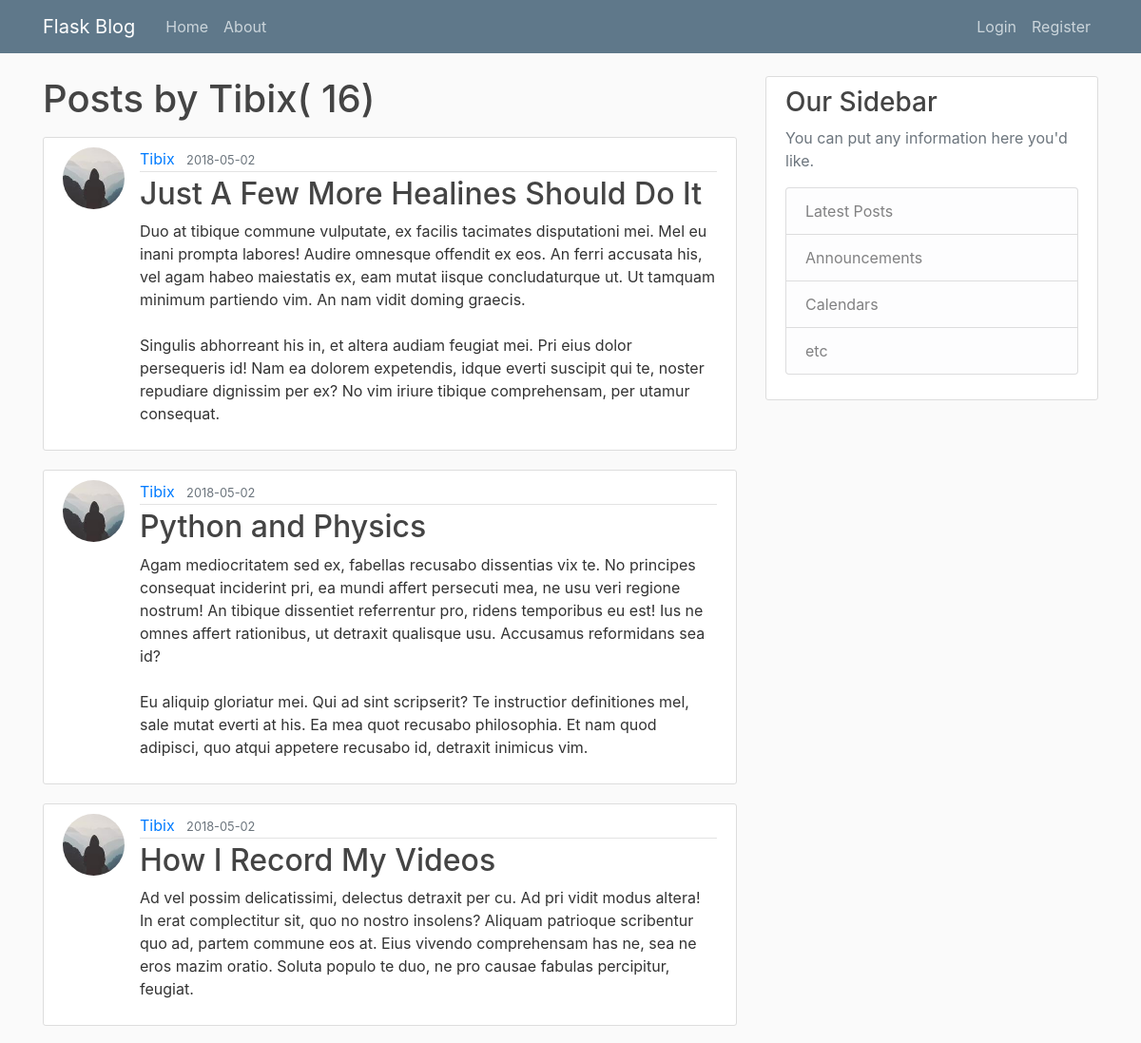
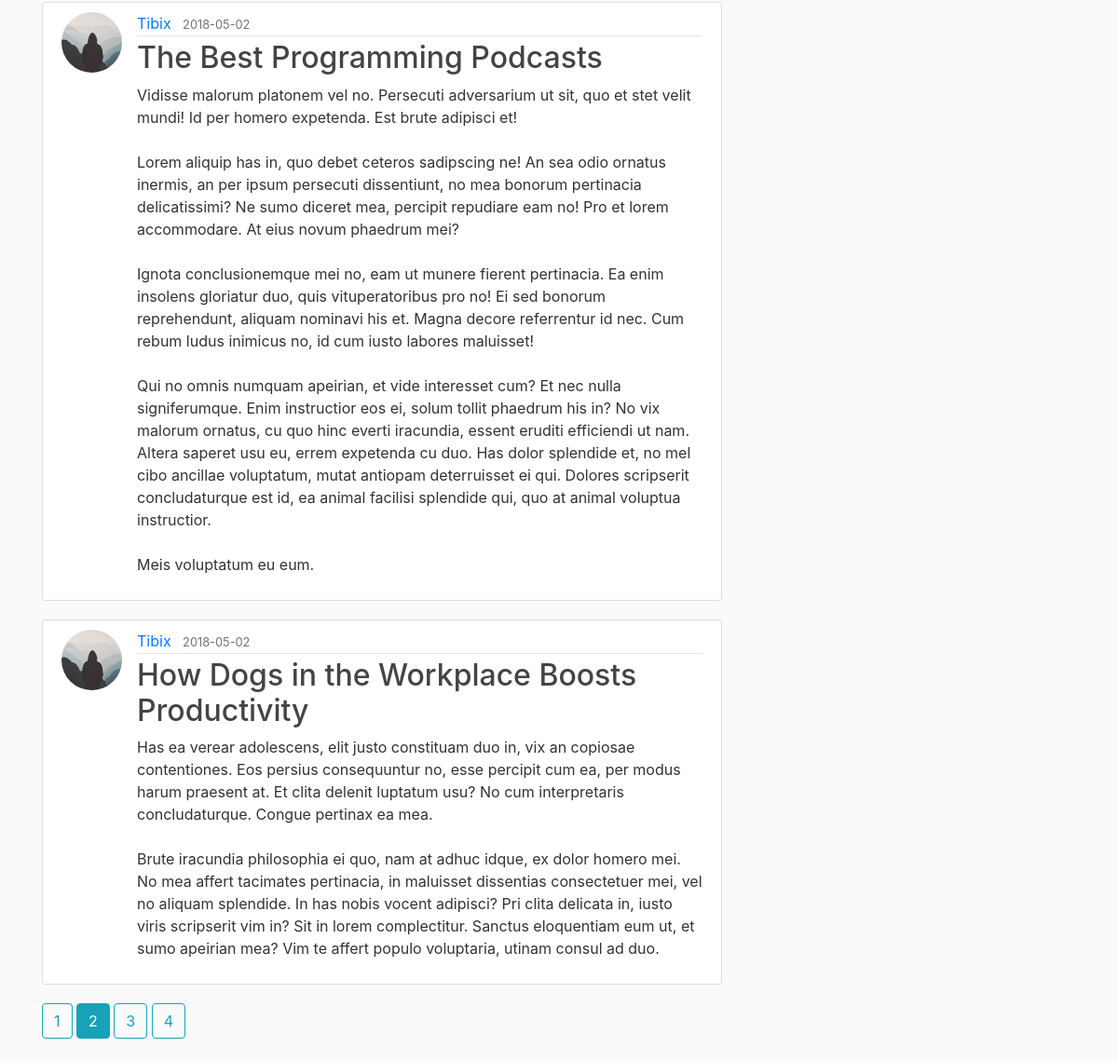
/user/Tibix?page=2, run on the app's committed database (2 pictures, top to bottom).
### flaskblog/models.py (models this page shows, shortened)
class User(db.Model, UserMixin):
    id = db.Column(db.Integer, primary_key=True)
    username = db.Column(db.String(20), unique=True, nullable=False)
    email = db.Column(db.String(120), unique=True, nullable=False)
    image_file = db.Column(db.String(20), nullable=False, default='default.jpg')
    password = db.Column(db.String(60),nullable=False)
    posts = db.relationship('Post', backref='author', lazy=True)

class Post(db.Model):
    id = db.Column(db.Integer, primary_key=True)
    title = db.Column(db.String(100), nullable=False)
    date_posted = db.Column(db.DateTime, nullable=False, default=datetime.utcnow)
    content = db.Column(db.Text, nullable=False)
    user_id = db.Column(db.Integer, db.ForeignKey('user.id'), nullable=False)

### flaskblog/routes.py (the view)
@app.route("/user/<string:username>")
def user_posts(username):
    page = request.args.get('page', 1, type=int)
    user = User.query.filter_by(username=username).first_or_404()
    posts = Post.query.filter_by(author=user)\
        .order_by(Post.date_posted.desc())\
        .paginate(page=page, per_page=5)
    return render_template('user_posts.html', posts=posts, user=user)

### flaskblog/templates/user_posts.html
{% extends "layout.html" %}
{% block content %}
    <h1 class="mb-3">Posts by {{ user.username }}( {{ posts.total }})</h1>
    {% for post in posts.items %}
        <article class="media content-section">
          <img class="rounded-circle article-img" src="{{ url_for('static', filename='profile_pics/' + post.author.image_file) }}">
          <div class="media-body">
            <div class="article-metadata">
              <a class="mr-2" href="{{ url_for('user_posts', username=post.author.username) }}">{{ post.author.username }}</a>
              <small class="text-muted">{{ post.date_posted.strftime('%Y-%m-%d') }}</small>
            </div>
            <h2><a class="article-title" href="{{ url_for('post', post_id=post.id) }}">{{ post.title }}</a></h2>
            <p class="article-content">{{ post.content }}</p>
          </div>
        </article>
    {% endfor %}
    {% for page_num in posts.iter_pages(left_edge=1, right_edge=1, left_current=1, right_current=2) %}
      {% if page_num %}
        {% if posts.page == page_num %}
          <a class="btn btn-info mb-4" href="{{ url_for('user_posts', username= user.username, page=page_num) }}">{{ page_num }}</a>
        {% else %}
          <a class="btn btn-outline-info mb-4" href="{{ url_for('user_posts', username= user.username, page=page_num) }}">{{ page_num }}</a>
        {% endif %}
      {% else %}
        ...
      {% endif %}
    {% endfor %}
{% endblock content %}

### flaskblog/static/main.css (style rules this page uses)
body { background: #fafafa; color: #333333; margin-top: 5rem; }
h1, h2, h3, h4, h5, h6 { color: #444444; }
.content-section { background: #ffffff; padding: 10px 20px; border: 1px solid #dddddd; border-radius: 3px; margin-bottom: 20px; }
.article-title { color: #444444; }
.article-content { white-space: pre-line; }
.article-img { height: 65px; width: 65px; margin-right: 16px; }
.article-metadata { padding-bottom: 1px; margin-bottom: 4px; border-bottom: 1px solid #e3e3e3 }

### data on the page
User: username "Tibix"
Post: image_file (picture), author.username "Tibix", date_posted "2018-05-02", title "Just A Few More Healines Should Do It", content "Duo at tibique commune vulputate, ex facilis tacimates disputationi mei. Mel eu inani prompta labores! Audire omnesque offendit ex eos. An ferri accusata his, vel agam habeo maiestatis ex, eam mutat iisque concludaturque ut. Ut tamquam minimum partiendo vim. An nam vidit doming graecis. Singulis abhorreant his in, et altera audiam feugiat mei. Pri eius dolor persequeris id! Nam ea dolorem expetendis, idque everti suscipit qui te, noster repudiare dignissim per ex? No vim iriure tibique comprehensam, per utamur consequat."
Post: image_file (picture), author.username "Tibix", date_posted "2018-05-02", title "Python and Physics", content "Agam mediocritatem sed ex, fabellas recusabo dissentias vix te. No principes consequat inciderint pri, ea mundi affert persecuti mea, ne usu veri regione nostrum! An tibique dissentiet referrentur pro, ridens temporibus eu est! Ius ne omnes affert rationibus, ut detraxit qualisque usu. Accusamus reformidans sea id? Eu aliquip gloriatur mei. Qui ad sint scripserit? Te instructior definitiones mel, sale mutat everti at his. Ea mea quot recusabo philosophia. Et nam quod adipisci, quo atqui appetere recusabo id, detraxit inimicus vim."
Post: image_file (picture), author.username "Tibix", date_posted "2018-05-02", title "How I Record My Videos", content "Ad vel possim delicatissimi, delectus detraxit per cu. Ad pri vidit modus altera! In erat complectitur sit, quo no nostro insolens? Aliquam patrioque scribentur quo ad, partem commune eos at. Eius vivendo comprehensam has ne, sea ne eros mazim oratio. Soluta populo te duo, ne pro causae fabulas percipitur, feugiat."
Post: image_file (picture), author.username "Tibix", date_posted "2018-05-02", title "The Best Programming Podcasts", content "Vidisse malorum platonem vel no. Persecuti adversarium ut sit, quo et stet velit mundi! Id per homero expetenda. Est brute adipisci et! Lorem aliquip has in, quo debet ceteros sadipscing ne! An sea odio ornatus inermis, an per ipsum persecuti dissentiunt, no mea bonorum pertinacia delicatissimi? Ne sumo diceret mea, percipit repudiare eam no! Pro et lorem accommodare. At eius novum phaedrum mei? Ignota conclusionemque mei no, eam ut munere fierent pertinacia. Ea enim insolens gloriatur duo, quis vituperatoribus pro no! Ei sed bonorum reprehendunt, aliquam nominavi his et. Magna decore referrentur id nec. Cum rebum ludus inimicus no, id cum iusto labores maluisset! Qui no omnis numquam…"
Post: image_file (picture), author.username "Tibix", date_posted "2018-05-02", title "How Dogs in the Workplace Boosts Productivity", content "Has ea verear adolescens, elit justo constituam duo in, vix an copiosae contentiones. Eos persius consequuntur no, esse percipit cum ea, per modus harum praesent at. Et clita delenit luptatum usu? No cum interpretaris concludaturque. Congue pertinax ea mea. Brute iracundia philosophia ei quo, nam at adhuc idque, ex dolor homero mei. No mea affert tacimates pertinacia, in maluisset dissentias consectetuer mei, vel no aliquam splendide. In has nobis vocent adipisci? Pri clita delicata in, iusto viris scripserit vim in? Sit in lorem complectitur. Sanctus eloquentiam eum ut, et sumo apeirian mea? Vim te affert populo voluptaria, utinam consul ad duo."

### other printed values
{{ posts.total }} "16"
{{ page_num }} "1" "3" "4"
{{ page_num }} "2"
